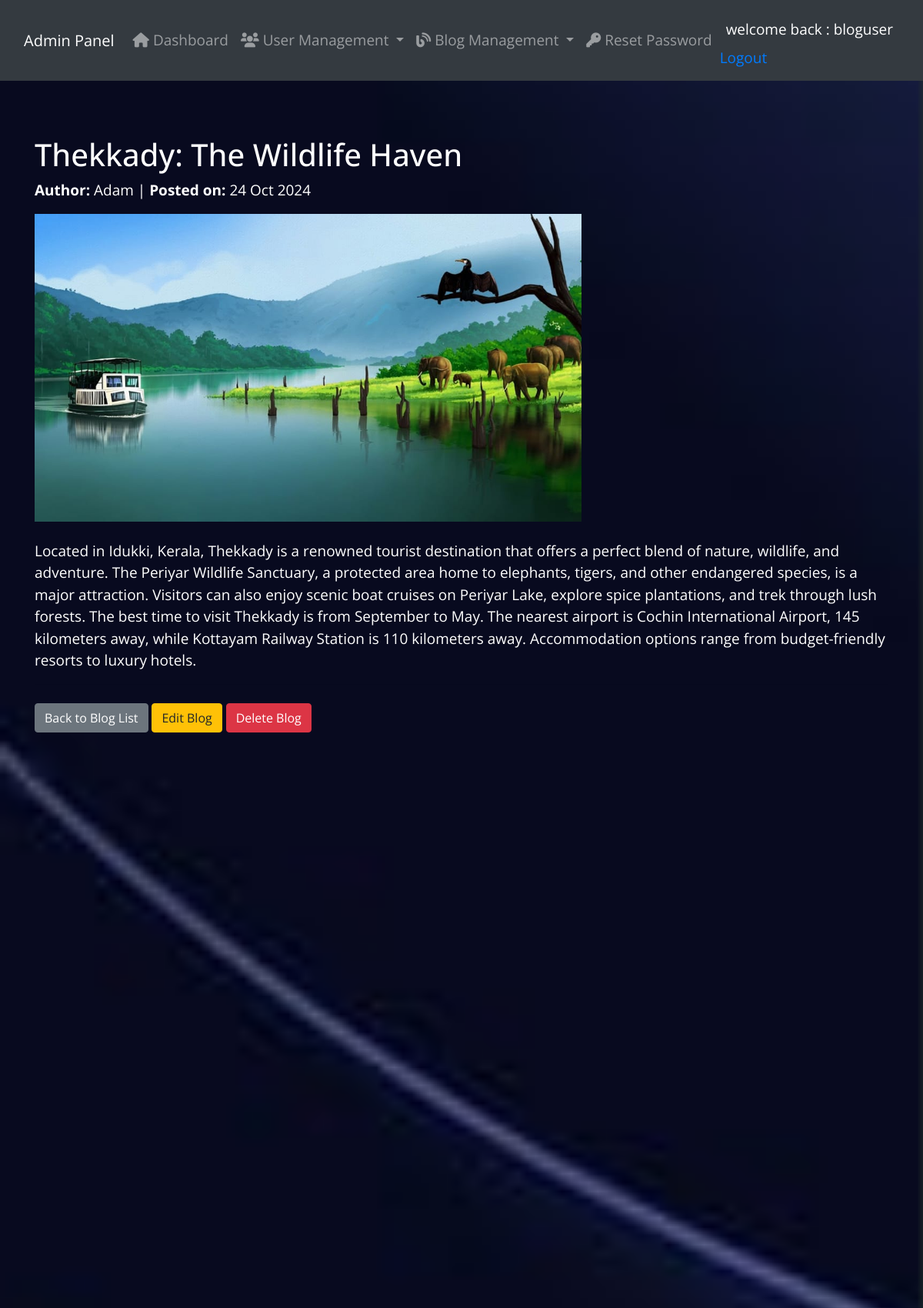
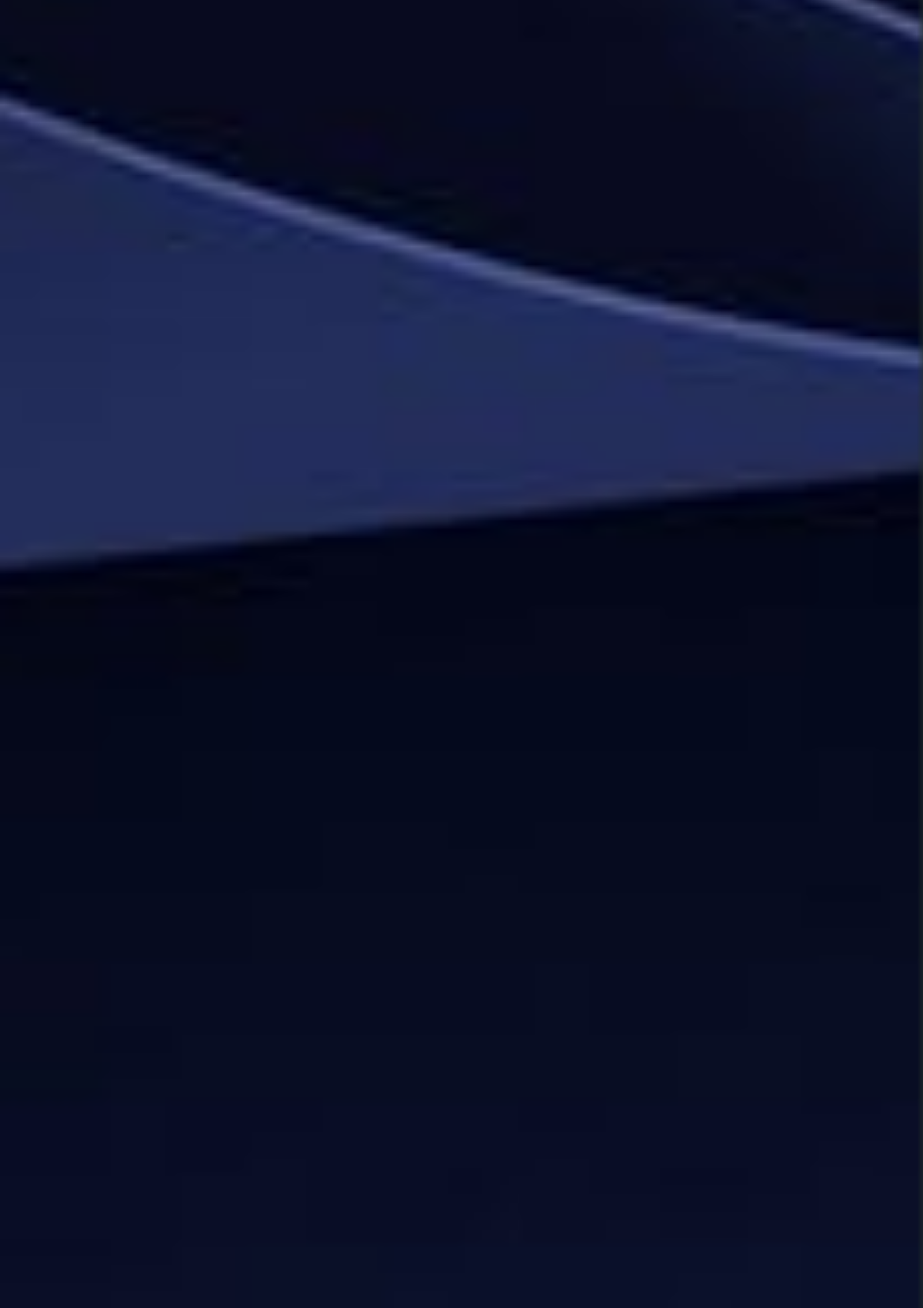
Screenshot of /blogs/5/ (signed in, upper part) with the database file from the repository (2 pictures, top to bottom).
### adminpanel/models.py (models this page shows, shortened)
class Blog(models.Model):
    DRAFT = 'draft'
    PUBLISHED = 'published'
    STATUS_CHOICES = [
        (DRAFT, 'Draft'),
        (PUBLISHED, 'Published'),
    ]
    title = models.CharField(max_length=200)
    content = models.TextField()
    blog_image = models.ImageField(upload_to='blog_images/', null=True, blank=True)
    author = models.ForeignKey(User, on_delete=models.CASCADE,related_name='blogs')
    created_at = models.DateTimeField(default=timezone.now)
    updated_at = models.DateTimeField(auto_now=True)
    status = models.CharField(max_length=10, choices=STATUS_CHOICES, default=DRAFT)
    is_visible = models.BooleanField(default=True)

### adminpanel/views.py (the view)
# urls.py: path('blogs/<int:blog_id>/', views.blog_view, name='blog_view'),
@login_required
@user_passes_test(is_admin)
def blog_view(request, blog_id):
    blog = get_object_or_404(Blog, id=blog_id)  # Fetch the blog post by ID
    context = {
        'blog': blog,
    }
    return render(request, 'adminpanel/blog_view.html', context)

### adminpanel/views.py (called while the page is built)
def is_admin(user):
    return user.is_staff

### adminpanel/templates/adminpanel/blog_view.html (shortened to what this page needs)
{% extends 'adminpanel/admin_base.html' %}
{% block content %}
<div class="container mt-4">
    <h1>{{ blog.title }}</h1>
    <p><strong>Author:</strong> {{ blog.author.username }} | <strong>Posted on:</strong> {{ blog.created_at|date:"d M Y" }}</p>
    {% if blog.blog_image %}
        <img src="{{ blog.blog_image.url }}" alt="{{ blog.title }}" class="img-fluid mb-4" style="max-height: 400px; object-fit: cover;">
    {% else %}
        <p>No image available for this blog.</p>
    {% endif %}
    <p>{{ blog.content }}</p>
    <hr>
    <div class="mt-4">
        <a href="{% url 'adminpanel:blog_list' %}" class="btn btn-secondary">Back to Blog List</a>
        <a href="{% url 'userpanel:edit_blog' blog.id %}" class="btn btn-warning">Edit Blog</a>
        <a href="{% url 'userpanel:delete_blog' blog.id %}" class="btn btn-danger">Delete Blog</a>
    </div>
</div>
{% endblock %}
{% load static %}

### adminpanel/templates/adminpanel/admin_base.html (shortened to what this page needs)
{% load static %}
<!DOCTYPE html>
<html lang="en">
<head>
    <link href="https://cdn.jsdelivr.net/npm/bootstrap@5.3.0-alpha1/dist/css/bootstrap.min.css" rel="stylesheet">
    <link rel="stylesheet" href="https://cdnjs.cloudflare.com/ajax/libs/font-awesome/6.0.0-beta3/css/all.min.css">
</head>
<body>
    <header class="navbar navbar-expand-lg navbar-dark bg-dark p-3">
        <div class="container-fluid">
            <a class="navbar-brand" href="{% url 'adminpanel:admin_home' %}">Admin Panel</a>
            <div class="collapse navbar-collapse" id="navbarNavDropdown">
                <ul class="navbar-nav me-auto">
                    <li class="nav-item">
                        <a class="nav-link" href="{% url 'adminpanel:admin_home' %}">
                            <i class="fas fa-home"></i> Dashboard
                        </a>
                    </li>
                    <li class="nav-item dropdown">
                        <a class="nav-link dropdown-toggle" href="#" id="userDropdown" role="button" data-bs-toggle="dropdown" aria-expanded="false">
                            <i class="fas fa-users"></i> User Management
                        </a>
                    </li>
                    <li class="nav-item dropdown">
                        <a class="nav-link dropdown-toggle" href="#" id="blogDropdown" role="button" data-bs-toggle="dropdown" aria-expanded="false">
                            <i class="fas fa-blog"></i> Blog Management
                        </a>
                    </li>
                    <li class="nav-item">
                        <a class="nav-link" href="{% url 'adminpanel:reset_password' %}">
                            <i class="fas fa-key"></i> Reset Password
                        </a>
                    </li>
                </ul>
                <ul class="navbar-nav ms-auto">
                    <li class="nav-item">
                        <span class="nav-link text-white"> welcome back : {{ request.user.username }}</span>
                        <a href="{% url 'adminpanel:sign_out' %}">Logout</a>
                    </li>
                </ul>
            </div>
        </div>
    </header>
    <div class="container-fluid">
        <div class="row">
            <main class="col-md-12 px-4 py-5">
                {% block content %}
                {% endblock %}
            </main>
        </div>
    </div>
</body>
</html>
<!DOCTYPE html>
<html lang="en">
<head>
  <link rel="stylesheet" href="{% static 'admin_dashboard/css/bootstrap.min.css' %}">
  <link rel="stylesheet" href="{% static 'admin_dashboard/slick/slick.css' %}">
  <link rel="stylesheet" href="{% static 'admin_dashboard/slick/slick-theme.css' %}">
  <link rel="stylesheet" href="{% static 'admin_dashboard/css/magnific-popup.css' %}">
  <link rel="stylesheet" href="{% static 'admin_dashboard/css/tooplate-style.css' %}">
</head>
<body>
  <div class="tm-main-container">
</body>
</html>

### static/admin_dashboard/css/tooplate-style.css (style rules this page uses)
* { margin: 0; padding: 0; }
body { font-family: "Open Sans", Helvetica, Arial, sans-serif; font-size: 19px; color: #ffffff; overflow-x: hidden; background: #25332e; }
a { transition: all 0.2s; }
.tm-main-container { position: relative; height: 100%; }

### adminpanel/templates/adminpanel/admin_base.html (style rules this page uses)
body { font-family: 'Arial', sans-serif; }
.navbar-dark .navbar-nav .nav-link { color: rgba(255, 255, 255, 0.75); }

### rows the page displays
Blog: title "Thekkady: The Wildlife Haven", author.username "Adam", created_at "24 Oct 2024", blog_image (picture), content "Located in Idukki, Kerala, Thekkady is a renowned tourist destination that offers a perfect blend of nature, wildlife, and adventure. The Periyar Wildlife Sanctuary, a protected area home to elephants, tigers, and other endangered species, is a major attraction. Visitors can also enjoy scenic boat cruises on Periyar Lake, explore spice plantations, and trek through lush forests. The best time to visit Thekkady is from September to May. The nearest airport is Cochin International Airport, 145 kilometers away, while Kottayam Railway Station is 110 kilometers away. Accommodation options range from budget-friendly resorts to luxury hotels."

### other values shown
{{ request.user.username }} "bloguser"
